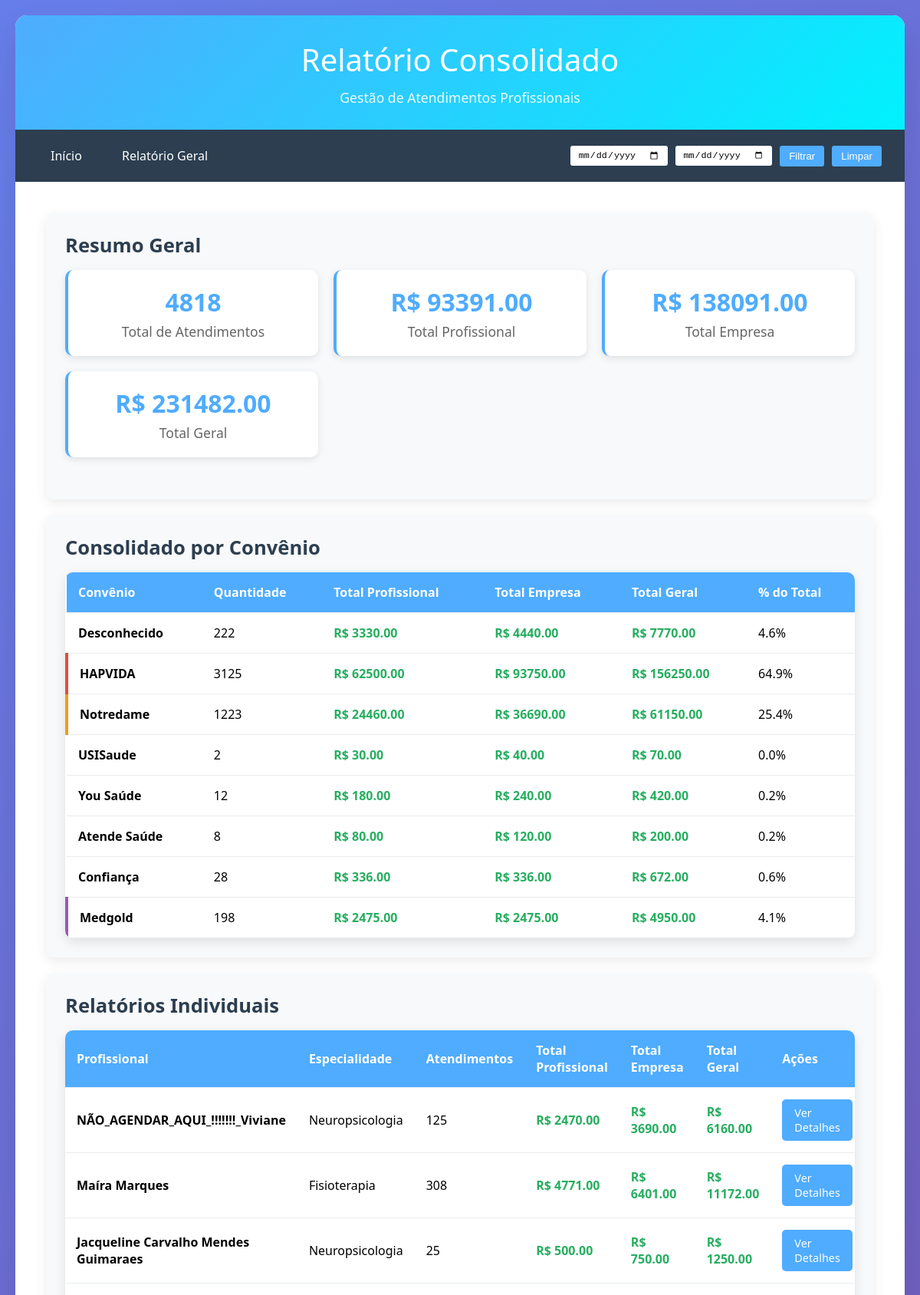
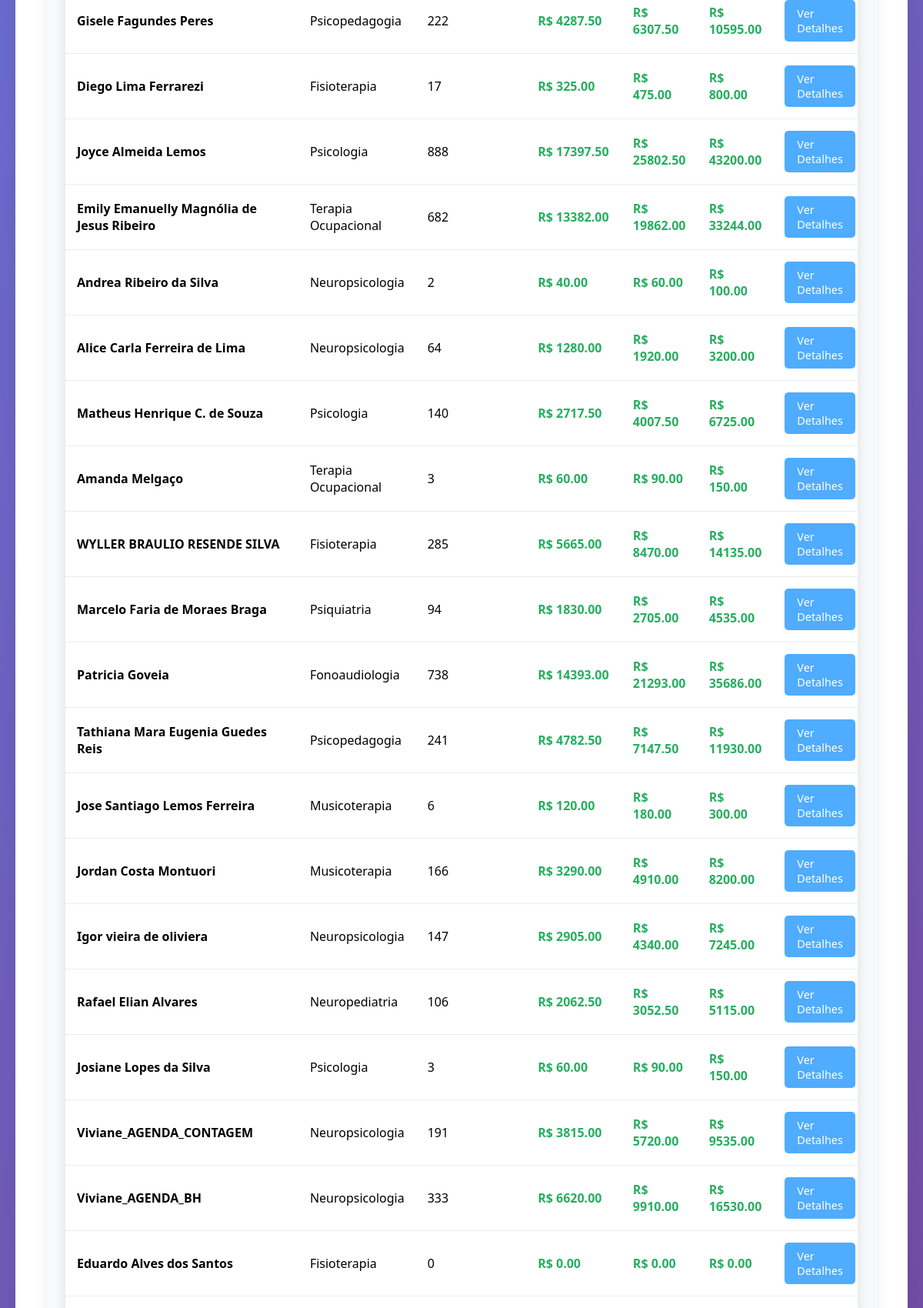
Page /relatorio/todos (upper part) on the committed database (2 pictures, top to bottom).
### tables this page shows
CREATE TABLE agenda_jacqueline_carvalho_mendes_guimaraes (
        id INTEGER PRIMARY KEY AUTOINCREMENT,
        data TEXT,
    hora TEXT,
    paciente TEXT,
    profissional TEXT,
    especialidade TEXT,
    convenio TEXT,
    plano TEXT,
    autorizacao TEXT,
    vempresa TEXT,
    vprofissional TEXT,
    presenca TEXT
    );

CREATE TABLE agenda_diego_lima_ferrarezi (
        id INTEGER PRIMARY KEY AUTOINCREMENT,
        data TEXT,
    hora TEXT,
    paciente TEXT,
    profissional TEXT,
    especialidade TEXT,
    convenio TEXT,
    plano TEXT,
    autorizacao TEXT,
    vempresa TEXT,
    vprofissional TEXT,
    presenca TEXT
    );

CREATE TABLE agenda_jose_santiago_lemos_ferreira (
        id INTEGER PRIMARY KEY AUTOINCREMENT,
        data TEXT,
    hora TEXT,
    paciente TEXT,
    profissional TEXT,
    especialidade TEXT,
    convenio TEXT,
    plano TEXT,
    autorizacao TEXT,
    vempresa TEXT,
    vprofissional TEXT,
    presenca TEXT
    );

### app.py (the view)
@app.route('/relatorio/todos')
def relatorio_todos():
    data_inicio = request.args.get('data_inicio')
    data_fim = request.args.get('data_fim')
    todos_relatorios, totais_gerais = get_all_reports(data_inicio, data_fim)
    return render_template('relatorio_todos.html',
                          relatorios=todos_relatorios,
                          totais=totais_gerais,
                          data_inicio=data_inicio,
                          data_fim=data_fim)

### app.py (called while the page is built)
def get_tables():
    if not os.path.exists(DATABASE):
        return []
    conn = sqlite3.connect(DATABASE)
    cursor = conn.cursor()
    cursor.execute("SELECT name FROM sqlite_master WHERE type='table' AND name LIKE 'agenda_%'")
    tables = [row[0] for row in cursor.fetchall()]
    conn.close()
    return tables

### templates/relatorio_todos.html (shortened to what this page needs)
{% extends "base.html" %}
{% block header %}Relatório Consolidado{% endblock %}
{% block nav_extra %}
<div class="date-filter">
    <input type="date" id="data_inicio" placeholder="Data Início" value="{{ request.args.get('data_inicio', '') }}">
    <input type="date" id="data_fim" placeholder="Data Fim" value="{{ request.args.get('data_fim', '') }}">
    <button onclick="applyDateFilter()">Filtrar</button>
    <button onclick="clearDateFilter()" class="btn-secondary">Limpar</button>
</div>
{% endblock %}
{% block content %}
<div class="card">
    <h2>Resumo Geral</h2>
    <div class="stats">
        <div class="stat-card">
            <h3>{{ totais.total_atendimentos }}</h3>
            <p>Total de Atendimentos</p>
        </div>
        <div class="stat-card">
            <h3>R$ {{ "%.2f"|format(totais.total_profissional) }}</h3>
            <p>Total Profissional</p>
        </div>
        <div class="stat-card">
            <h3>R$ {{ "%.2f"|format(totais.total_empresa) }}</h3>
            <p>Total Empresa</p>
        </div>
        <div class="stat-card">
            <h3>R$ {{ "%.2f"|format(totais.total_profissional + totais.total_empresa) }}</h3>
            <p>Total Geral</p>
        </div>
    </div>
</div>
<div class="card">
    <h2>Consolidado por Convênio</h2>
    {% if totais.convenios %}
    <div class="table-container">
        <table>
            <thead>
                <tr>
                    <th>Convênio</th>
                    <th>Quantidade</th>
                    <th>Total Profissional</th>
                    <th>Total Empresa</th>
                    <th>Total Geral</th>
                    <th>% do Total</th>
                </tr>
            </thead>
            <tbody>
                {% for convenio, dados in totais.convenios.items() %}
                <tr class="convenio-{{ convenio.lower().replace(' ', '-') }}">
                    <td><strong>{{ convenio }}</strong></td>
                    <td>{{ dados.quantidade }}</td>
                    <td class="currency">R$ {{ "%.2f"|format(dados.total_profissional) }}</td>
                    <td class="currency">R$ {{ "%.2f"|format(dados.total_empresa) }}</td>
                    <td class="currency">R$ {{ "%.2f"|format(dados.total_profissional + dados.total_empresa) }}</td>
                    <td>{{ "%.1f"|format((dados.quantidade / totais.total_atendimentos * 100) if totais.total_atendimentos > 0 else 0) }}%</td>
                </tr>
                {% endfor %}
            </tbody>
        </table>
    </div>
    {% else %}
    <p style="text-align: center; color: #666; padding: 20px;">
        Nenhum atendimento encontrado no período selecionado.
    </p>
    {% endif %}
</div>
<div class="card">
    <h2>Relatórios Individuais</h2>
    {% if relatorios %}
    <div class="table-container">
        <table>
            <thead>
                <tr>
                    <th>Profissional</th>
                    <th>Especialidade</th>
                    <th>Atendimentos</th>
                    <th>Total Profissional</th>
                    <th>Total Empresa</th>
                    <th>Total Geral</th>
                    <th>Ações</th>
                </tr>
            </thead>
            <tbody>
                {% for relatorio in relatorios %}
                <tr>
                    <td><strong>{{ relatorio.profissional }}</strong></td>
                    <td>{{ relatorio.especialidade }}</td>
                    <td>{{ relatorio.total_atendimentos }}</td>
                    <td class="currency">R$ {{ "%.2f"|format(relatorio.total_profissional) }}</td>
                    <td class="currency">R$ {{ "%.2f"|format(relatorio.total_empresa) }}</td>
                    <td class="currency">R$ {{ "%.2f"|format(relatorio.total_profissional + relatorio.total_empresa) }}</td>
                    <td>
                        <a href="/relatorio/{{ relatorio.tabela }}" class="btn" style="padding: 8px 16px; font-size: 0.9em;">
                            Ver Detalhes
                        </a>
                    </td>
                </tr>
                {% endfor %}
            </tbody>
        </table>
    </div>
    {% else %}
    <p style="text-align: center; color: #666; padding: 20px;">
        Nenhum relatório encontrado no período selecionado.
    </p>
    {% endif %}
</div>
{% endblock %}

### templates/base.html (style rules this page uses)
* { margin: 0; padding: 0; box-sizing: border-box; }
body { font-family: 'Segoe UI', Tahoma, Geneva, Verdana, sans-serif; background: linear-gradient(135deg, #667eea 0%, #764ba2 100%); min-height: 100vh; padding: 20px; }
.date-filter { display: flex; gap: 10px; align-items: center; flex-wrap: wrap; }
.date-filter input { padding: 5px 10px; border: none; border-radius: 3px; font-size: 0.9em; }
.date-filter button { padding: 6px 12px; background: #4facfe; color: white; border: none; border-radius: 3px; cursor: pointer; transition: background 0.3s ease; }
.card { background: #f8f9fa; border-radius: 10px; padding: 25px; margin-bottom: 20px; box-shadow: 0 5px 15px rgba(0, 0, 0, 0.08); transition: all 0.3s ease; }
.card h2 { color: #2c3e50; margin-bottom: 15px; font-size: 1.6em; }
.stats { display: grid; grid-template-columns: repeat(auto-fit, minmax(250px, 1fr)); gap: 20px; margin-bottom: 30px; }
.stat-card { background: white; padding: 20px; border-radius: 10px; text-align: center; box-shadow: 0 3px 10px rgba(0, 0, 0, 0.1); border-left: 4px solid #4facfe; }
.stat-card h3 { color: #4facfe; font-size: 2em; margin-bottom: 5px; }
.stat-card p { color: #666; font-size: 1.1em; }
.table-container { overflow-x: auto; border-radius: 10px; box-shadow: 0 5px 15px rgba(0, 0, 0, 0.1); }
table { width: 100%; border-collapse: collapse; background: white; }
th, td { padding: 15px; text-align: left; border-bottom: 1px solid #e9ecef; }
th { background: #4facfe; color: white; font-weight: 600; }
.btn { display: inline-block; padding: 12px 24px; background: #4facfe; color: white; text-decoration: none; border-radius: 5px; transition: all 0.3s ease; border: none; cursor: pointer; font-size: 1em; }
.btn-secondary { background: #6c757d; }
.convenio-hapvida { border-left: 4px solid #e74c3c; }
.convenio-notredame { border-left: 4px solid #f39c12; }
.convenio-medgold { border-left: 4px solid #9b59b6; }
.currency { color: #27ae60; font-weight: bold; }

### rows in the picture
agenda_jacqueline_carvalho_mendes_guimaraes: profissional "Jacqueline Carvalho Mendes Guimaraes", especialidade "Neuropsicologia", total_atendimentos "25", total_profissional "500.00", total_empresa "750.00", total_profissional "1250.00"
agenda_diego_lima_ferrarezi: profissional "Diego Lima Ferrarezi", especialidade "Fisioterapia", total_atendimentos "17", total_profissional "325.00", total_empresa "475.00", total_profissional "800.00"
agenda_jose_santiago_lemos_ferreira: profissional "Jose Santiago Lemos Ferreira", especialidade "Musicoterapia", total_atendimentos "6", total_profissional "120.00", total_empresa "180.00", total_profissional "300.00"

### other values in the picture
{{ totais.total_atendimentos }} "4818"
{{ "%.2f"|format(totais.total_profissional) }} "93391.00"
{{ "%.2f"|format(totais.total_empresa) }} "138091.00"
{{ "%.2f"|format(totais.total_profissional + totais.total_empresa) }} "231482.00"
{{ convenio }} "Desconhecido" "HAPVIDA" "Notredame" "USISaude" "You Saúde" "Atende Saúde" "Confiança" "Medgold"
{{ dados.quantidade }} "222" "3125" "1223" "2" "12" "8" "28" "198"
{{ "%.2f"|format(dados.total_profissional) }} "3330.00" "62500.00" "24460.00" "30.00" "180.00" "80.00" "336.00" "2475.00"
{{ "%.2f"|format(dados.total_empresa) }} "4440.00" "93750.00" "36690.00" "40.00" "240.00" "120.00" "336.00" "2475.00"
{{ "%.2f"|format(dados.total_profissional + dados.total_empresa) }} "7770.00" "156250.00" "61150.00" "70.00" "420.00" "200.00" "672.00" "4950.00"
{{ relatorio.profissional }} "NÃO_AGENDAR_AQUI_!!!!!!!_Viviane" "Maíra Marques" "Gisele Fagundes Peres" "Joyce Almeida Lemos" "Emily Emanuelly Magnólia de Jesus Ribeiro" "Andrea Ribeiro da Silva" "Alice Carla Ferreira de Lima" "Matheus Henrique C. de Souza" "Amanda Melgaço" "WYLLER BRAULIO RESENDE SILVA" "Marcelo Faria de Moraes Braga" "Patricia Goveia" "Tathiana Mara Eugenia Guedes Reis" "Jordan Costa Montuori" "Igor vieira de oliviera" "Rafael Elian Alvares" "Josiane Lopes da Silva" "Viviane_AGENDA_CONTAGEM" "Viviane_AGENDA_BH" "Eduardo Alves dos Santos"
{{ relatorio.especialidade }} "Neuropsicologia" "Fisioterapia" "Psicopedagogia" "Psicologia" "Terapia Ocupacional" "Neuropsicologia" "Neuropsicologia" "Psicologia" "Terapia Ocupacional" "Fisioterapia" "Psiquiatria" "Fonoaudiologia" "Psicopedagogia" "Musicoterapia" "Neuropsicologia" "Neuropediatria" "Psicologia" "Neuropsicologia" "Neuropsicologia" "Fisioterapia"
{{ relatorio.total_atendimentos }} "125" "308" "222" "888" "682" "2" "64" "140" "3" "285" "94" "738" "241" "166" "147" "106" "3" "191" "333" "0"
{{ "%.2f"|format(relatorio.total_profissional) }} "2470.00" "4771.00" "4287.50" "17397.50" "13382.00" "40.00" "1280.00" "2717.50" "60.00" "5665.00" "1830.00" "14393.00" "4782.50" "3290.00" "2905.00" "2062.50" "60.00" "3815.00" "6620.00" "0.00"
{{ "%.2f"|format(relatorio.total_empresa) }} "3690.00" "6401.00" "6307.50" "25802.50" "19862.00" "60.00" "1920.00" "4007.50" "90.00" "8470.00" "2705.00" "21293.00" "7147.50" "4910.00" "4340.00" "3052.50" "90.00" "5720.00" "9910.00" "0.00"
{{ "%.2f"|format(relatorio.total_profissional + relatorio.total_empresa) }} "6160.00" "11172.00" "10595.00" "43200.00" "33244.00" "100.00" "3200.00" "6725.00" "150.00" "14135.00" "4535.00" "35686.00" "11930.00" "8200.00" "7245.00" "5115.00" "150.00" "9535.00" "16530.00" "0.00"
